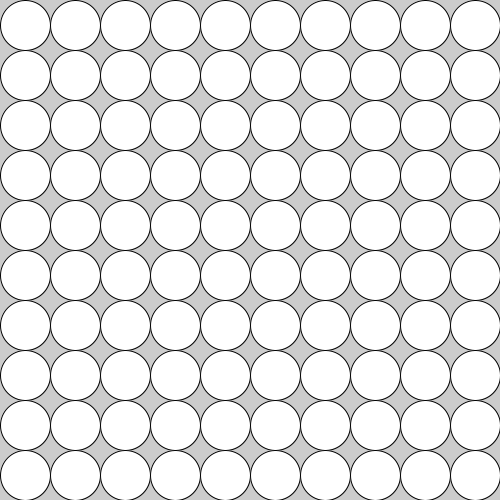
Frame 1 (no input)
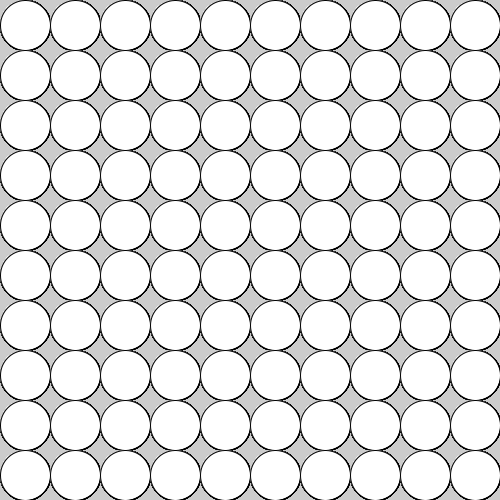
Frame 60 (the mouse pressed at the canvas centre just before this capture)
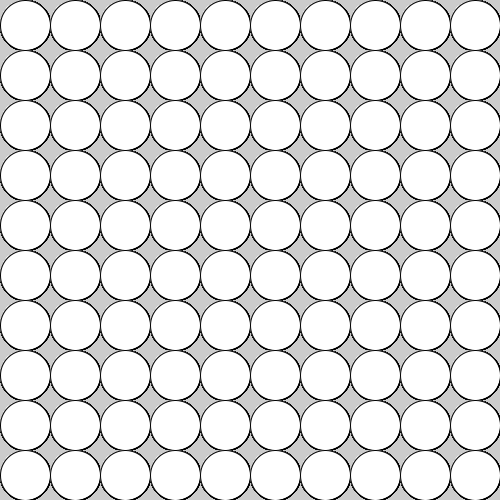
Frame 120 (the mouse held since frame 60 and released just before this capture)

The Processing sketch that drew these frames (run headless with seeded random() and noise(); from frame 60 on, the mouse is pressed at the canvas centre):

// Processing sketch: palliniAdiacenti
// ── palliniAdiacenti.pde
void setup(){
size(500,500);
}
int d = 50;
void draw(){
for(int i = d/2; i <=width; i+=d){
  for(int j = d/2; j <= height; j+=d){
    circle(i, j, d);
  }
}

}
